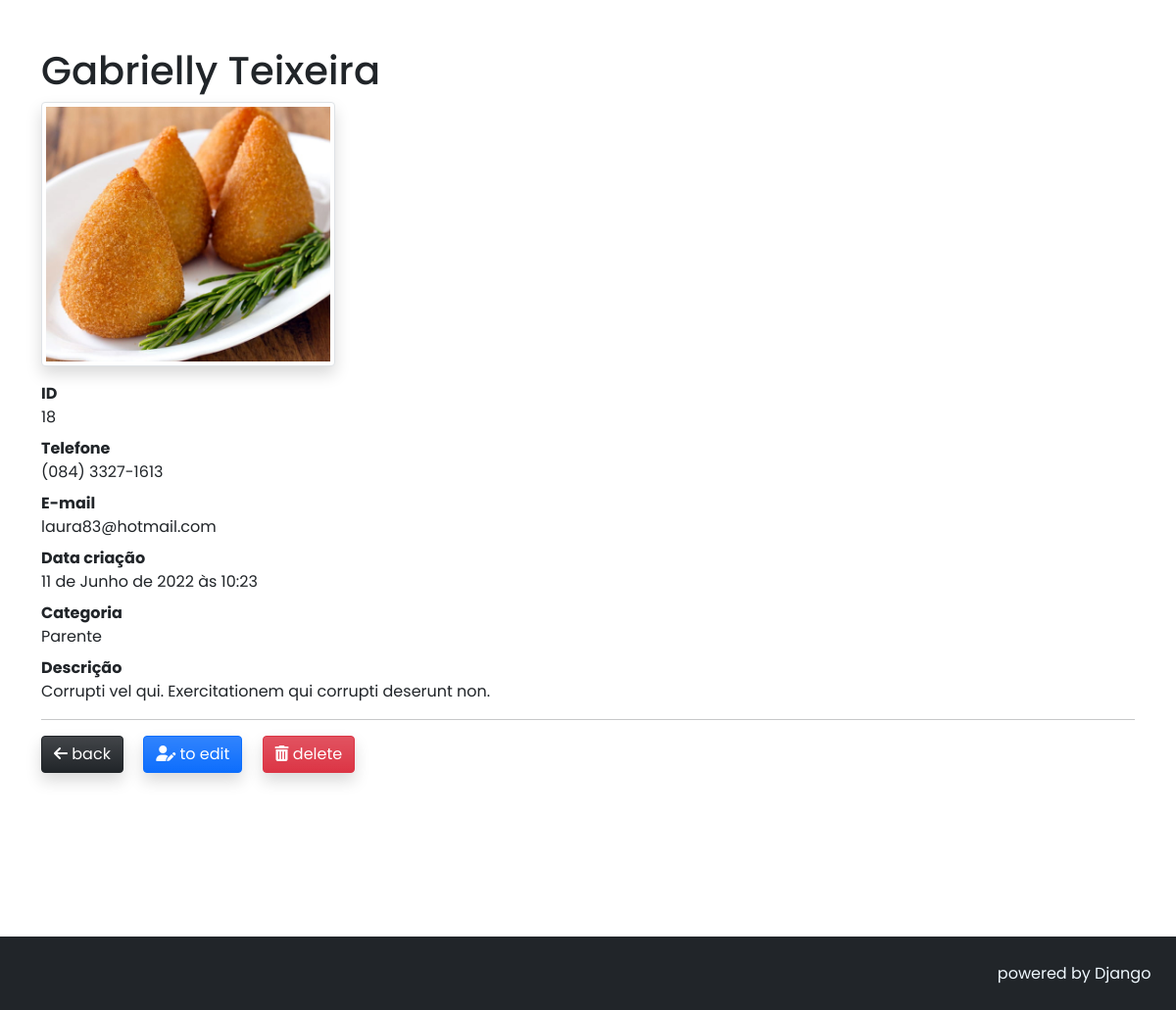
The page /agenda/contato/18/ on the database as committed earlier.
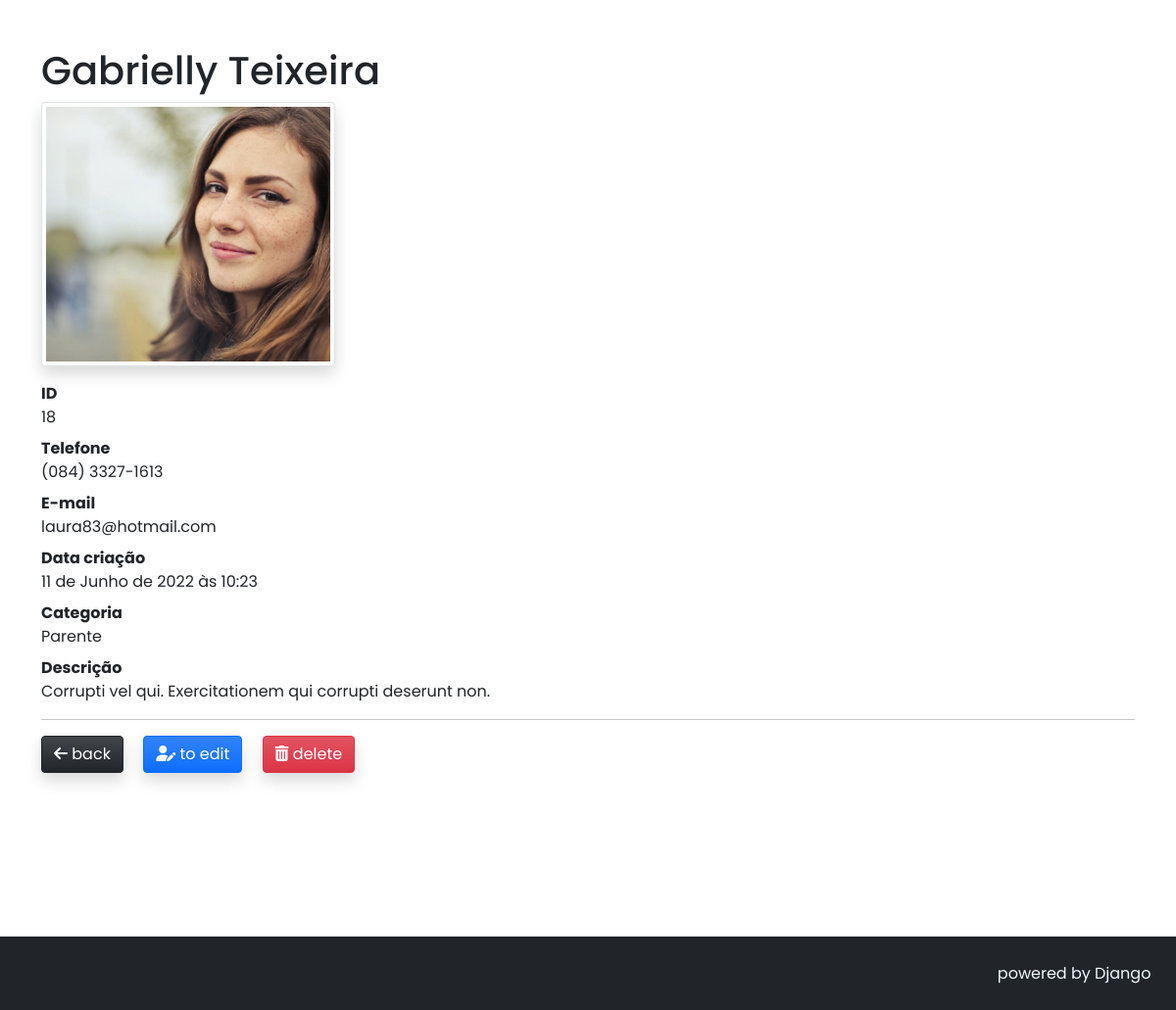
The same page on the database as committed later.
### agenda/models.py (models this page shows, shortened)
class Contact(models.Model):
    first_name = models.CharField(max_length=30)
    last_name = models.CharField(max_length=30, blank=True, null=True)
    telephone = models.CharField(max_length=20)
    email = models.CharField(max_length=255, blank=True, null=True)
    created_in = models.DateTimeField(auto_now_add=True)
    description = models.TextField(blank=True, null=True)
    category = models.ForeignKey(
        Category, on_delete=models.SET_NULL, null=True, blank=True
    )
    profile_picture = models.ImageField(
        blank=True,
        upload_to='agenda/img/%Y/%m/%d'
    )
    to_show = models.BooleanField(default=True)

class Category(models.Model):
    name = models.CharField(max_length=60)
    def __str__(self):
        return self.name

### agenda/views.py (the view)
# urls.py: path('agenda/contato/<int:id_contact>/', views.contact, name='contact'),
def contact(request, id_contact):
    contact = get_object_or_404(Contact, id=id_contact)
    form = NewContactForm(instance=contact)
    return render(request, 'agenda/pages/contact.html', context={
            'contact': contact,
            'form': form
        }
    )

### agenda/templates/agenda/pages/contact.html (shortened to what this page needs)
{% extends 'global/base.html' %}
{% block content %}
<div class="container">
    <div class="row">
        <div class="col-lg-12">
            <div class="contact-name">
                <h1 class="mt-5">{{ contact.first_name | title }} {{ contact.last_name | title }}</h1>
            </div>
            {% if contact.profile_picture %}
                <img src="{{ contact.profile_picture.url }}" class="img-thumbnail image-profile rounded shadow mb-3" alt="image contact profile">
            {% endif %}
            <dl>
                <dt>ID</dt>
                <dd>{{ contact.id }}</dd>
                <dt>Telefone</dt>
                <dd>{{ contact.telephone }}</dd>
                <dt>E-mail</dt>
                <dd>{{ contact.email }}</dd>
                <dt>Data criação</dt>
                <dd>{{ contact.created_in }}</dd>
                <dt>Categoria</dt>
                <dd>{{ contact.category }}</dd>
                <dt>Descrição</dt>
                <dd>{{ contact.description | capfirst }}</dd>
                <dt>
                    <hr class="border-3 opacity-75">
                </dt>
                <dd>
                    <a class="btn btn-dark bg-gradient shadow" href="{% url 'agenda:home' %}" >
                        <i class="text-white fa-solid fa-arrow-left"></i>
                        <span class="text-white">back</span>
                    </a>
                    <button type="button" class="ms-3 btn btn-primary bg-gradient shadow" data-bs-toggle="modal" href="#exampleModalToggle" role="button">
                        <i class="text-dank fa-solid fa-user-pen"></i>
                        <span class="text-white">to edit</span>
                    </button>
                    <button type="button" class="btn btn-danger ms-3 bg-gradient shadow" data-bs-toggle="modal" data-bs-target="#exampleModal">
                        <i class="text-white fa-solid fa-trash-can"></i>
                        <span class="text-white">delete</span>
                    </button>
                </dd>
            </dl>
        </div>
    </div>
</div>
{% endblock content %}
{% block footer %}
<footer>
    <span>powered by Django</span>
</footer>
{% endblock footer %}

Rows that differ between the two databases and show on the page:
changed Contact "Gabrielly": profile_picture: a different picture
